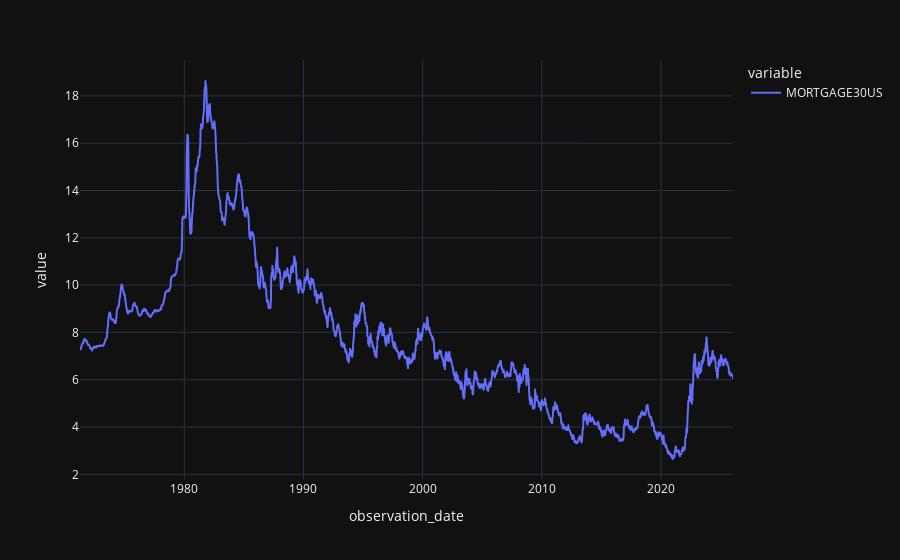

The cell this chart's notebook holds for it:
### Code cell
df2.plot()

### Figure 1 — Plotly figure (JSON) as saved in the notebook; plotly's stock layout.template omitted (floating-point values rounded to 4 significant figures; data arrays with more than 128 entries replaced by an {"elided": "..."} marker saying what was removed)
{"data": [{"hovertemplate": "variable=MORTGAGE30US<br>observation_date=%{x}<br>value=%{y}<extra></extra>", "legendgroup": "MORTGAGE30US", "line": {"color": "#636efa", "dash": "solid"}, "marker": {"symbol": "circle"}, "mode": "lines", "name": "MORTGAGE30US", "showlegend": true, "type": "scattergl", "x": {"elided": "2860 str values"}, "xaxis": "x", "y": {"elided": "2860 float values"}, "yaxis": "y"}], "layout": {"legend": {"title": {"text": "variable"}, "tracegroupgap": 0}, "margin": {"t": 60}, "xaxis": {"anchor": "y", "domain": [0, 1], "title": {"text": "observation_date"}}, "yaxis": {"anchor": "x", "domain": [0, 1], "title": {"text": "value"}}}}
